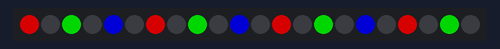
A sketch run on a simulated Arduino Uno, built with avr-gcc and run on an emulated ATmega328P. On the bench: 22 RGB LEDs in strip order, left to right. Dim RGB values are drawn brighter than linear.

Above: at 0.1 s.
At 60.1 s:
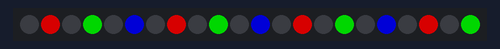
At 120.1 s:
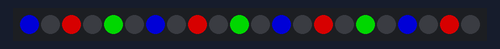

The sketch:

Practice.ino
```cpp
// We started with Adafruit's strand test code and modified it so we could
// figure out what we were doing with the library.

// Simple strand test for Adafruit Dot Star RGB LED strip.
// This is a basic diagnostic tool, NOT a graphics demo...helps confirm
// correct wiring and tests each pixel's ability to display red, green
// and blue and to forward data down the line.  By limiting the number
// and color of LEDs, it's reasonably safe to power a couple meters off
// the Arduino's 5V pin.  DON'T try that with other code!

#include <Adafruit_DotStar.h>
// Because conditional #includes don't work w/Arduino sketches...
#include <SPI.h>         // COMMENT OUT THIS LINE FOR GEMMA OR TRINKET

#define NUMPIXELS 22 // Number of LEDs in strip

// Here's how to control the LEDs from any two pins:
#define DATAPIN    11
#define CLOCKPIN   13
Adafruit_DotStar strip = Adafruit_DotStar(
  NUMPIXELS, DATAPIN, CLOCKPIN, DOTSTAR_BRG);
// The last parameter is optional -- this is the color data order of the
// DotStar strip, which has changed over time in different production runs.
// Your code just uses R,G,B colors, the library then reassigns as needed.
// Default is DOTSTAR_BRG, so change this if you have an earlier strip.

// Hardware SPI is a little faster, but must be wired to specific pins
// (Arduino Uno = pin 11 for data, 13 for clock, other boards are different).
//Adafruit_DotStar strip = Adafruit_DotStar(NUMPIXELS, DOTSTAR_BRG);

//Pattern Enumerations
#define AWESOME_PATTERN 1
#define BORING_PATTERN  2

void setup() {

  //Serial.begin(9600);

  strip.begin(); // Initialize pins for output
  strip.clear();
  strip.show();  // Turn all LEDs off ASAP
}

// Runs 10 LEDs at a time along strip, cycling through red, green and blue.
// This requires about 200 mA for all the 'on' pixels + 1 mA per 'off' pixel.
int currentPattern = AWESOME_PATTERN;

void loop() {

  switch(currentPattern) {
    case AWESOME_PATTERN :
      awesomePatternLoop();
      break;
    case BORING_PATTERN :
    default :
      boringPatternLoop();
  }

  delay(60000);                        // Pause 20 milliseconds (~50 FPS)
}

uint32_t startColor = 0x880000;      // 'On' color (starts red)
uint32_t color = startColor;      // 'On' color (starts red)
boolean startEven = true;

void awesomePatternLoop() {
  color = startColor;

  //Serial.print(NUMPIXELS);

  for(int i = 0; i < NUMPIXELS; i++) {
    //uint32_t nextColor;
    if((startEven && i % 2 == 0) || (!startEven && i % 2 > 0)) {
      strip.setPixelColor(i, color);
      if((color >>= 8) == 0) {
        color = 0x880000;             //   Yes, reset to red
      }
    } else {
      strip.setPixelColor(i, 0);
    }
  }
  strip.setPixelColor(NUMPIXELS, 0);

  if(!startEven) {
    if(startColor == 0x880000) {
      startColor = 0x000088;
    } else {
      startColor <<= 8;
    }

  }

  startEven = !startEven;

  strip.show();                     // Refresh strip
}

int      head  = 0, tail = -10; // Index of first 'on' and 'off' pixels

void boringPatternLoop() {
  strip.setPixelColor(head, color); // 'On' pixel at head
  strip.setPixelColor(tail, 0);     // 'Off' pixel at tail
  strip.show();                     // Refresh strip

  if(++head >= NUMPIXELS) {         // Increment head index.  Off end of strip?
    head = 0;                       //  Yes, reset head index to start
    if((color >>= 8) == 0)          //  Next color (R->G->B) ... past blue now?
      color = 0x880000;             //   Yes, reset to red
  }
  if(++tail >= NUMPIXELS) tail = 0; // Increment, reset tail index
}
```

Measured:
- what the display in image 1 shows lasts 60.0 s, from 60.0 s to 120.0 s
